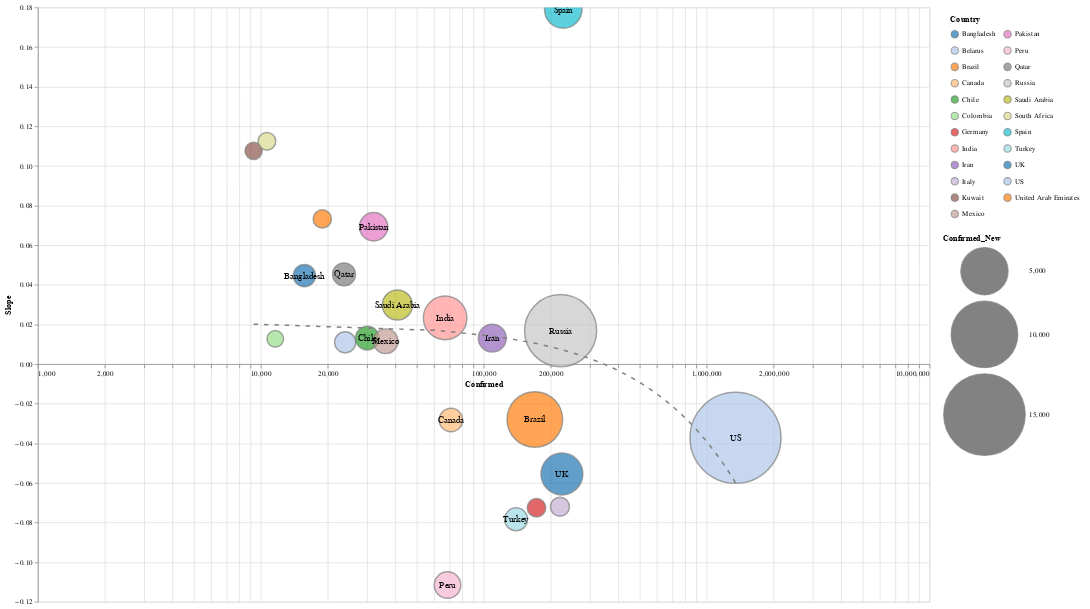

Notebook cell for this chart:
### Code cell
slope_chart(country_level, 'Country', -320, xscale='log', limit=500, scale=5, window=7).properties(
    width=1200,
    height=800
).interactive()

### Figure 1 — Vega-Lite specification as saved in the notebook (floating-point values rounded to 4 significant figures)
{"config": {"view": {"continuousWidth": 400, "continuousHeight": 300}}, "layer": [{"mark": {"type": "point", "filled": true, "stroke": "grey"}, "encoding": {"color": {"type": "nominal", "field": "Country", "legend": {"clipHeight": 20, "columns": 2, "padding": 10}, "scale": {"scheme": "category20"}}, "size": {"type": "quantitative", "field": "Confirmed_New", "scale": {"domain": [550.0, 18620.0], "range": [500, 15000]}}, "tooltip": [{"type": "nominal", "field": "Country"}, {"type": "quantitative", "field": "Confirmed"}, {"type": "quantitative", "field": "Slope"}, {"type": "quantitative", "field": "Confirmed_New"}], "x": {"type": "quantitative", "axis": {"offset": -320}, "field": "Confirmed", "scale": {"type": "log"}}, "y": {"type": "quantitative", "field": "Slope"}}, "selection": {"selector011": {"type": "interval", "bind": "scales", "encodings": ["x", "y"]}}}, {"mark": "text", "encoding": {"color": {"value": "black"}, "size": {"value": 12}, "text": {"type": "nominal", "field": "Country"}, "tooltip": [{"type": "nominal", "field": "Country"}, {"type": "quantitative", "field": "Confirmed"}, {"type": "quantitative", "field": "Slope"}, {"type": "quantitative", "field": "Confirmed_New"}], "x": {"type": "quantitative", "axis": {"offset": -320}, "field": "Confirmed", "scale": {"type": "log"}}, "y": {"type": "quantitative", "field": "Slope"}}, "transform": [{"filter": "(datum['Confirmed_New'] > 1000)"}]}, {"mark": {"type": "line", "strokeDash": [6, 8]}, "encoding": {"color": {"value": "grey"}, "size": {"value": 2}, "tooltip": [{"type": "nominal", "field": "Country"}, {"type": "quantitative", "field": "Confirmed"}, {"type": "quantitative", "field": "Slope"}, {"type": "quantitative", "field": "Confirmed_New"}], "x": {"type": "quantitative", "axis": {"offset": -320}, "field": "Confirmed", "scale": {"type": "log"}}, "y": {"type": "quantitative", "field": "Slope"}}, "transform": [{"on": "Confirmed", "regression": "Slope", "method": "poly", "order": 1}]}], "data": {"name": "data-89580be179d5ddba28daca42f07b8714"}, "height": 800, "width": 1200, "$schema": "https://vega.github.io/schema/vega-lite/v4.0.2.json", "datasets": {"data-89580be179d5ddba28daca42f07b8714": [{"Country": "Bangladesh", "Date": "05-11-2020", "Confirmed": 15690.0, "Deaths": 239.0, "Recovered": 2902.0, "Confirmed_New": 1034.0, "Deaths_New": 11.0, "Recovered_New": 252.0, "Active": 12550.0, "Slope": 0.04462}, {"Country": "Belarus", "Date": "05-11-2020", "Confirmed": 23910.0, "Deaths": 135.0, "Recovered": 6531.0, "Confirmed_New": 933.0, "Deaths_New": 4.0, "Recovered_New": 125.0, "Active": 17240.0, "Slope": 0.01097}, {"Country": "Brazil", "Date": "05-11-2020", "Confirmed": 169600.0, "Deaths": 11650.0, "Recovered": 67380.0, "Confirmed_New": 6895.0, "Deaths_New": 530.0, "Recovered_New": 2427.0, "Active": 90560.0, "Slope": -0.02797}, {"Country": "Canada", "Date": "05-11-2020", "Confirmed": 71260.0, "Deaths": 5115.0, "Recovered": 33010.0, "Confirmed_New": 1173.0, "Deaths_New": 124.0, "Recovered_New": 898.0, "Active": 33140.0, "Slope": -0.02823}, {"Country": "Chile", "Date": "05-11-2020", "Confirmed": 30060.0, "Deaths": 323.0, "Recovered": 13600.0, "Confirmed_New": 1197.0, "Deaths_New": 11.0, "Recovered_New": 493.0, "Active": 16140.0, "Slope": 0.01305}, {"Country": "Colombia", "Date": "05-11-2020", "Confirmed": 11610.0, "Deaths": 479.0, "Recovered": 2825.0, "Confirmed_New": 550.0, "Deaths_New": 16.0, "Recovered_New": 120.0, "Active": 8309.0, "Slope": 0.01276}, {"Country": "Germany", "Date": "05-11-2020", "Confirmed": 172600.0, "Deaths": 7661.0, "Recovered": 145600.0, "Confirmed_New": 697.0, "Deaths_New": 92.0, "Recovered_New": 1217.0, "Active": 19300.0, "Slope": -0.0725}, {"Country": "India", "Date": "05-11-2020", "Confirmed": 67150.0, "Deaths": 2206.0, "Recovered": 20920.0, "Confirmed_New": 4213.0, "Deaths_New": 97.0, "Recovered_New": 1559.0, "Active": 44030.0, "Slope": 0.0233}, {"Country": "Iran", "Date": "05-11-2020", "Confirmed": 109300.0, "Deaths": 6685.0, "Recovered": 87420.0, "Confirmed_New": 1683.0, "Deaths_New": 45.0, "Recovered_New": 1279.0, "Active": 15180.0, "Slope": 0.01308}, {"Country": "Italy", "Date": "05-11-2020", "Confirmed": 219800.0, "Deaths": 30740.0, "Recovered": 106600.0, "Confirmed_New": 744.0, "Deaths_New": 179.0, "Recovered_New": 1401.0, "Active": 82490.0, "Slope": -0.07202}, {"Country": "Kuwait", "Date": "05-11-2020", "Confirmed": 9286.0, "Deaths": 65.0, "Recovered": 2907.0, "Confirmed_New": 598.0, "Deaths_New": 7.0, "Recovered_New": 178.0, "Active": 6314.0, "Slope": 0.1077}, {"Country": "Mexico", "Date": "05-11-2020", "Confirmed": 36330.0, "Deaths": 3573.0, "Recovered": 23100.0, "Confirmed_New": 1305.0, "Deaths_New": 108.0, "Recovered_New": 1276.0, "Active": 9654.0, "Slope": 0.01153}, {"Country": "Pakistan", "Date": "05-11-2020", "Confirmed": 32080.0, "Deaths": 706.0, "Recovered": 8555.0, "Confirmed_New": 1747.0, "Deaths_New": 47.0, "Recovered_New": 492.0, "Active": 22820.0, "Slope": 0.06929}, {"Country": "Peru", "Date": "05-11-2020", "Confirmed": 68820.0, "Deaths": 1961.0, "Recovered": 22410.0, "Confirmed_New": 1515.0, "Deaths_New": 72.0, "Recovered_New": 1057.0, "Active": 44460.0, "Slope": -0.1116}, {"Country": "Qatar", "Date": "05-11-2020", "Confirmed": 23620.0, "Deaths": 14.0, "Recovered": 2840.0, "Confirmed_New": 1103.0, "Deaths_New": 0.0, "Recovered_New": 87.0, "Active": 20770.0, "Slope": 0.04527}, {"Country": "Russia", "Date": "05-11-2020", "Confirmed": 221300.0, "Deaths": 2009.0, "Recovered": 39800.0, "Confirmed_New": 11660.0, "Deaths_New": 94.0, "Recovered_New": 5495.0, "Active": 179500.0, "Slope": 0.01686}, {"Country": "Saudi Arabia", "Date": "05-11-2020", "Confirmed": 41010.0, "Deaths": 255.0, "Recovered": 12740.0, "Confirmed_New": 1966.0, "Deaths_New": 9.0, "Recovered_New": 1280.0, "Active": 28020.0, "Slope": 0.02982}, {"Country": "South Africa", "Date": "05-11-2020", "Confirmed": 10650.0, "Deaths": 206.0, "Recovered": 4357.0, "Confirmed_New": 637.0, "Deaths_New": 12.0, "Recovered_New": 184.0, "Active": 6089.0, "Slope": 0.1125}, {"Country": "Spain", "Date": "05-11-2020", "Confirmed": 227400.0, "Deaths": 26740.0, "Recovered": 137100.0, "Confirmed_New": 3086.0, "Deaths_New": 123.0, "Recovered_New": 973.0, "Active": 63550.0, "Slope": 0.1789}, {"Country": "Turkey", "Date": "05-11-2020", "Confirmed": 139800.0, "Deaths": 3841.0, "Recovered": 95780.0, "Confirmed_New": 1114.0, "Deaths_New": 55.0, "Recovered_New": 3089.0, "Active": 40150.0, "Slope": -0.07833}, {"Country": "UK", "Date": "05-11-2020", "Confirmed": 224300.0, "Deaths": 32140.0, "Recovered": 1015.0, "Confirmed_New": 3883.0, "Deaths_New": 211.0, "Recovered_New": 13.0, "Active": 191200.0, "Slope": -0.05548}, {"Country": "US", "Date": "05-11-2020", "Confirmed": 1348000.0, "Deaths": 80680.0, "Recovered": 232700.0, "Confirmed_New": 18620.0, "Deaths_New": 1156.0, "Recovered_New": 16560.0, "Active": 1034000.0, "Slope": -0.03725}, {"Country": "United Arab Emirates", "Date": "05-11-2020", "Confirmed": 18880.0, "Deaths": 201.0, "Recovered": 5381.0, "Confirmed_New": 680.0, "Deaths_New": 3.0, "Recovered_New": 577.0, "Active": 13300.0, "Slope": 0.07327}]}}
